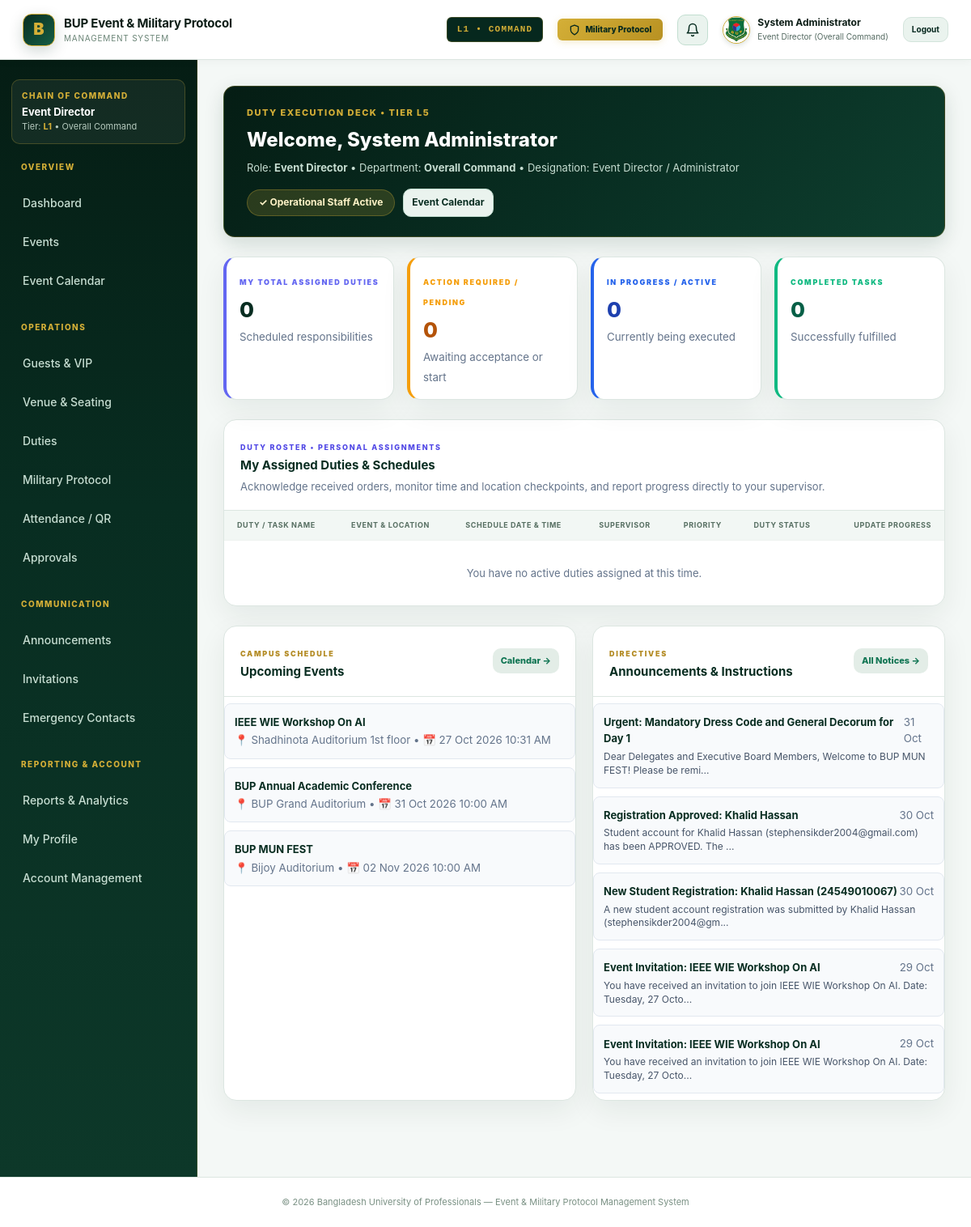
The page /staff_dashboard.php (signed in) on the database its author committed.
### tables this page shows
CREATE TABLE `events` (
  `id` int(10) unsigned NOT NULL AUTO_INCREMENT,
  `name` varchar(200) NOT NULL,
  `event_type` varchar(60) NOT NULL,
  `mode` enum('Offline','Online','Hybrid') NOT NULL DEFAULT 'Offline',
  `event_date` date NOT NULL,
  `event_time` time NOT NULL,
  `venue` varchar(200) NOT NULL,
  `meeting_link` varchar(255) DEFAULT NULL,
  `description` text DEFAULT NULL,
  `budget_total` decimal(12,2) NOT NULL DEFAULT 0.00,
  `budget_approved` tinyint(1) NOT NULL DEFAULT 0,
  `budget_notes` text DEFAULT NULL,
  `event_director_id` int(10) unsigned DEFAULT NULL,
  `event_coordinator_id` int(10) unsigned DEFAULT NULL,
  `venue_lead_id` int(10) unsigned DEFAULT NULL,
  `backup_person_id` int(10) unsigned DEFAULT NULL,
  `status` enum('Upcoming','Ongoing','Completed','Cancelled') NOT NULL DEFAULT 'Upcoming',
  `priority` tinyint(1) NOT NULL DEFAULT 0,
  `approval_status` enum('Draft','Pending','Approved','Rejected','Confirmed') NOT NULL DEFAULT 'Pending',
  `approved_by` int(10) unsigned DEFAULT NULL,
  `approved_at` datetime DEFAULT NULL,
  `created_by` int(10) unsigned DEFAULT NULL,
  `created_at` timestamp NOT NULL DEFAULT current_timestamp(),
  `updated_at` timestamp NOT NULL DEFAULT current_timestamp() ON UPDATE current_timestamp(),
  PRIMARY KEY (`id`),
  KEY `idx_event_date` (`event_date`),
  KEY `idx_event_status` (`status`),
  KEY `created_by` (`created_by`),
  KEY `approved_by` (`approved_by`),
  CONSTRAINT `events_ibfk_1` FOREIGN KEY (`created_by`) REFERENCES `users` (`id`) ON DELETE SET NULL,
  CONSTRAINT `events_ibfk_2` FOREIGN KEY (`approved_by`) REFERENCES `users` (`id`) ON DELETE SET NULL
);

CREATE TABLE `announcements` (
  `id` int(10) unsigned NOT NULL AUTO_INCREMENT,
  `title` varchar(200) NOT NULL,
  `message` text NOT NULL,
  `created_by` int(10) unsigned DEFAULT NULL,
  `created_at` timestamp NOT NULL DEFAULT current_timestamp(),
  PRIMARY KEY (`id`),
  KEY `created_by` (`created_by`),
  CONSTRAINT `announcements_ibfk_1` FOREIGN KEY (`created_by`) REFERENCES `users` (`id`) ON DELETE SET NULL
);

### config/auth.php (called while the page is built, shortened)
<?php
function current_user(): ?array
{
    return $_SESSION['user'] ?? null;
}

### config/config.php (called while the page is built, shortened)
<?php
function e(?string $value): string {
    return htmlspecialchars($value ?? '', ENT_QUOTES, 'UTF-8');
}

### staff_dashboard.php (the view, shortened to what this page needs)
<?php
require_once __DIR__ . '/config/auth.php';
$pdo = db();
$user = current_user();
$userId = (int)$user['id'];
$dutiesStmt = $pdo->prepare("
    SELECT d.*, e.name as event_title, e.venue as event_venue,
           u_sup.name as supervisor_name
    FROM duties d
    LEFT JOIN events e ON e.id = d.event_id
    LEFT JOIN users u_sup ON u_sup.id = d.supervisor_id
    WHERE (d.assigned_to = ? OR (d.level = 'L5' AND (d.department = ? OR d.assigned_to = 0)))
    ORDER BY
        CASE
            WHEN d.status IN ('Assigned', 'Pending') THEN 1
            WHEN d.status = 'In Progress' THEN 2
            WHEN d.status = 'Accepted' THEN 3
            ELSE 4
        END,
        d.id DESC
");
$dutiesStmt->execute([$userId, $user['department'] ?? 'Protocol']);
$assignedDuties = $dutiesStmt->fetchAll();
$totalAssigned = count($assignedDuties);
$pendingDuties = 0;
$inProgressDuties = 0;
$completedDuties = 0;
$upcomingEvents = $pdo->query("
    SELECT id, name as title, event_type, venue, event_date, event_time, status
    FROM events
    WHERE status IN ('Upcoming', 'Ongoing')
    ORDER BY event_date ASC, event_time ASC
    LIMIT 5
")->fetchAll();
$announcements = $pdo->query("
    SELECT a.*, u.name as publisher_name, u.role as publisher_role
    FROM announcements a
    LEFT JOIN users u ON u.id = a.created_by
    ORDER BY a.created_at DESC
    LIMIT 5
")->fetchAll();
require __DIR__ . '/includes/header.php';
?>
        <div style="background:linear-gradient(135deg, #051d14 0%, #082d21 50%, #0e3f2f 100%); color:#fff; border-radius:14px; padding:24px 28px; margin-bottom:24px; border:1px solid rgba(212,175,55,0.25); box-shadow:0 8px 24px rgba(8,45,33,0.15);">
            <div style="display:flex; justify-content:space-between; align-items:flex-start; flex-wrap:wrap; gap:16px;">
                <div>
                    <span style="font-size:11px; font-weight:800; letter-spacing:1.5px; text-transform:uppercase; color:#d4af37; display:block; margin-bottom:6px;">
                        DUTY EXECUTION DECK &bull; TIER L5
                    </span>
                    <h1 style="margin:0; font-size:24px; font-weight:800; color:#ffffff;">
                        Welcome, <?= e($user['name']) ?>
                    </h1>
                    <p style="margin:6px 0 0; color:#c7ded2; font-size:13px;">
                        Role: <strong><?= e($user['role']) ?></strong> &bull; Department: <strong><?= e($user['department']) ?></strong> &bull; Designation: <?= e($user['designation'] ?: 'Duty Staff') ?>
                    </p>
                </div>
                <div style="display:flex; gap:10px; align-items:center;">
                    <span style="background:rgba(212,175,55,0.18); border:1px solid rgba(212,175,55,0.3); color:#fef3c7; padding:6px 14px; border-radius:20px; font-size:12px; font-weight:700;">
                        ✓ Operational Staff Active
                    </span>
                    <a href="<?= BASE_URL ?>/calendar.php" class="btn btn-sm btn-light" style="font-size:12px; font-weight:700; background:#eaf3ee; color:#082d21; border:1px solid #c2ded0;">
                        Event Calendar
                    </a>
                </div>
            </div>
        </div>
        <div style="display:grid; grid-template-columns:repeat(auto-fit, minmax(200px, 1fr)); gap:16px; margin-bottom:24px;">
            <div class="panel" style="padding:16px; margin-bottom:0; border-left:4px solid #6366f1;">
                <span class="eyebrow" style="color:#6366f1;">MY TOTAL ASSIGNED DUTIES</span>
                <div style="font-size:26px; font-weight:800; color:#082d21; margin-top:4px;"><?= $totalAssigned ?></div>
                <small style="color:#64748b;">Scheduled responsibilities</small>
            </div>
            <div class="panel" style="padding:16px; margin-bottom:0; border-left:4px solid #f59e0b;">
                <span class="eyebrow" style="color:#f59e0b;">ACTION REQUIRED / PENDING</span>
                <div style="font-size:26px; font-weight:800; color:#b45309; margin-top:4px;"><?= $pendingDuties ?></div>
                <small style="color:#64748b;">Awaiting acceptance or start</small>
            </div>
            <div class="panel" style="padding:16px; margin-bottom:0; border-left:4px solid #2563eb;">
                <span class="eyebrow" style="color:#2563eb;">IN PROGRESS / ACTIVE</span>
                <div style="font-size:26px; font-weight:800; color:#1e40af; margin-top:4px;"><?= $inProgressDuties ?></div>
                <small style="color:#64748b;">Currently being executed</small>
            </div>
            <div class="panel" style="padding:16px; margin-bottom:0; border-left:4px solid #10b981;">
                <span class="eyebrow" style="color:#10b981;">COMPLETED TASKS</span>
                <div style="font-size:26px; font-weight:800; color:#065f46; margin-top:4px;"><?= $completedDuties ?></div>
                <small style="color:#64748b;">Successfully fulfilled</small>
            </div>
        </div>
        <section class="panel" style="margin-bottom:24px;">
            <div class="panel-head">
                <div>
                    <span class="eyebrow" style="color:#4f46e5; font-weight:800;">DUTY ROSTER &bull; PERSONAL ASSIGNMENTS</span>
                    <h2>My Assigned Duties &amp; Schedules</h2>
                    <p style="margin:4px 0 0; font-size:13px; color:#64748b;">Acknowledge received orders, monitor time and location checkpoints, and report progress directly to your supervisor.</p>
                </div>
            </div>
            <div class="table-wrap">
                <table class="user-table" style="font-size:13px;">
                    <thead>
                        <tr>
                            <th>Duty / Task Name</th>
                            <th>Event &amp; Location</th>
                            <th>Schedule Date &amp; Time</th>
                            <th>Supervisor</th>
                            <th>Priority</th>
                            <th>Duty Status</th>
                            <th style="text-align:right;">Update Progress</th>
                        </tr>
                    </thead>
                    <tbody>
                        <?php if (empty($assignedDuties)): ?>
                            <tr><td colspan="7" style="text-align:center; padding:30px; color:#64748b;">You have no active duties assigned at this time.</td></tr>
                        <?php endif; ?>
                    </tbody>
                </table>
            </div>
        </section>
        <div style="display:grid; grid-template-columns:1fr 1fr; gap:20px;">
            <section class="panel" style="margin-bottom:0;">
                <div class="panel-head">
                    <div>
                        <span class="eyebrow">CAMPUS SCHEDULE</span>
                        <h2>Upcoming Events</h2>
                    </div>
                    <a href="<?= BASE_URL ?>/calendar.php" class="btn btn-light btn-sm" style="font-size:11px;">Calendar &rarr;</a>
                </div>
                <div style="display:flex; flex-direction:column; gap:10px; padding:8px 0;">
                    <?php if (empty($upcomingEvents)): ?>
                        <p style="color:#64748b; font-size:13px;">No events scheduled.</p>
                    <?php else: ?>
                        <?php foreach ($upcomingEvents as $ev): ?>
                            <div style="padding:12px; background:#f8fafc; border:1px solid #e2e8f0; border-radius:8px;">
                                <strong style="color:#082d21; font-size:13px; display:block;"><?= e($ev['title']) ?></strong>
                                <small style="color:#64748b; display:block; margin-top:2px;">
                                    📍 <?= e($ev['venue']) ?> &bull; 📅 <?= date('d M Y', strtotime($ev['event_date'])) ?> <?= date('h:i A', strtotime($ev['event_time'])) ?>
                                </small>
                            </div>
                        <?php endforeach; ?>
                    <?php endif; ?>
                </div>
            </section>
            <section class="panel" style="margin-bottom:0;">
                <div class="panel-head">
                    <div>
                        <span class="eyebrow">DIRECTIVES</span>
                        <h2>Announcements &amp; Instructions</h2>
                    </div>
                    <a href="<?= BASE_URL ?>/notifications.php" class="btn btn-light btn-sm" style="font-size:11px;">All Notices &rarr;</a>
                </div>
                <div style="display:flex; flex-direction:column; gap:10px; padding:8px 0;">
                    <?php if (empty($announcements)): ?>
                        <p style="color:#64748b; font-size:13px;">No active announcements.</p>
                    <?php else: ?>
                        <?php foreach ($announcements as $an): ?>
                            <div style="padding:12px; background:#f8fafc; border:1px solid #e2e8f0; border-radius:8px;">
                                <div style="display:flex; justify-content:space-between; align-items:center;">
                                    <strong style="color:#082d21; font-size:13px;"><?= e($an['title']) ?></strong>
                                    <small style="color:#64748b;"><?= date('d M', strtotime($an['created_at'])) ?></small>
                                </div>
                                <p style="margin:4px 0 0; font-size:12px; color:#475569; line-height:1.4;"><?= e(mb_strimwidth($an['message'], 0, 90, '...')) ?></p>
                            </div>
                        <?php endforeach; ?>
                    <?php endif; ?>
                </div>
            </section>
        </div>
<?php require __DIR__ . '/includes/footer.php'; ?>

### assets/css/style.css (style rules this page uses)
:root { --navy:#082d21; --navy2:#0e3f30; --ink:#0d1e17; --muted:#536960; --line:#dce6e1; --bg:#f4f8f6; --white:#fff; --gold:#d4af37; --gold2:#fcf4db; --green:#15803d; --red:#c33d4b; --blue:#1e598a; --shadow:0 12px 35px rgba(8,45,33,.07); --radius:16px; }
* { box-sizing:border-box }
html { scroll-behavior:smooth }
body { margin:0;font-family:Inter,ui-sans-serif,system-ui,-apple-system,BlinkMacSystemFont,"Segoe UI",sans-serif;background:var(--bg);color:var(--ink);line-height:1.55 }
a { text-decoration:none;color:inherit }
.eyebrow { font-size:9px;font-weight:900;letter-spacing:1.7px;color:#b48c26;text-transform:uppercase }
.btn { border:0;border-radius:10px;padding:10px 15px;font-weight:800;font-size:12px;display:inline-flex;align-items:center;justify-content:center;gap:7px;transition:.2s }
.btn-light { background:#e3ede7;color:var(--navy) }
.btn-sm { padding:7px 10px;font-size:10px }
.panel { background:#fff;border:1px solid var(--line);border-radius:var(--radius);box-shadow:var(--shadow);overflow:hidden }
.panel-head { padding:19px 20px;border-bottom:1px solid var(--line);display:flex;align-items:center;justify-content:space-between;gap:15px }
.panel-head h2 { margin:0;font-size:15px;color:#082d21 }
.panel-head p { margin:3px 0 0;color:var(--muted);font-size:10px }
.panel-head a { font-size:11px;color:#107553;font-weight:800 }
.table-wrap { overflow:auto }
table { border-collapse:collapse;width:100%;font-size:11px }
th { text-align:left;background:#f2f7f4;color:#576f62;font-size:9px;letter-spacing:.6px;text-transform:uppercase;padding:11px 16px;white-space:nowrap }
td { padding:13px 16px;border-top:1px solid #edf2ef;vertical-align:middle }
body:has(.app-shell) { overflow: hidden; }

### rows shown on the page
events: name "IEEE WIE Workshop On AI", venue "Shadhinota Auditorium 1st floor", event_date "27 Oct 2026", event_time "10:31 AM"
events: name "BUP Annual Academic Conference", venue "BUP Grand Auditorium", event_date "31 Oct 2026", event_time "10:00 AM"
events: name "BUP MUN FEST", venue "Bijoy Auditorium", event_date "02 Nov 2026", event_time "10:00 AM"
announcements: title "Urgent: Mandatory Dress Code and General Decorum for Day 1", created_at "31 Oct", message "Dear Delegates and Executive Board Members, Welcome to BUP MUN FEST! Please be remi..."
announcements: title "Registration Approved: Khalid Hassan", created_at "30 Oct", message "Student account for Khalid Hassan (stephensikder2004@gmail.com) has been APPROVED. The ..."
announcements: title "New Student Registration: Khalid Hassan (24549010067)", created_at "30 Oct", message "A new student account registration was submitted by Khalid Hassan (stephensikder2004@gm..."
announcements: title "Event Invitation: IEEE WIE Workshop On AI", created_at "29 Oct", message "You have received an invitation to join IEEE WIE Workshop On AI. Date: Tuesday, 27 Octo..."
announcements: title "Event Invitation: IEEE WIE Workshop On AI", created_at "29 Oct", message "You have received an invitation to join IEEE WIE Workshop On AI. Date: Tuesday, 27 Octo..."

### other values the page prints
$b['label'] "L1 • COMMAND"
$isSupervisor ? 'Supervisor' : current_user()['name'] "System Administrator"
current_user()['role'] "Event Director"
current_department() "Overall Command"
current_level() "L1"
$user['name'] "System Administrator"
$user['role'] "Event Director"
$user['department'] "Overall Command"
$user['designation'] ?: 'Duty Staff' "Event Director / Administrator"
$totalAssigned "0"
$pendingDuties "0"
$inProgressDuties "0"
$completedDuties "0"
